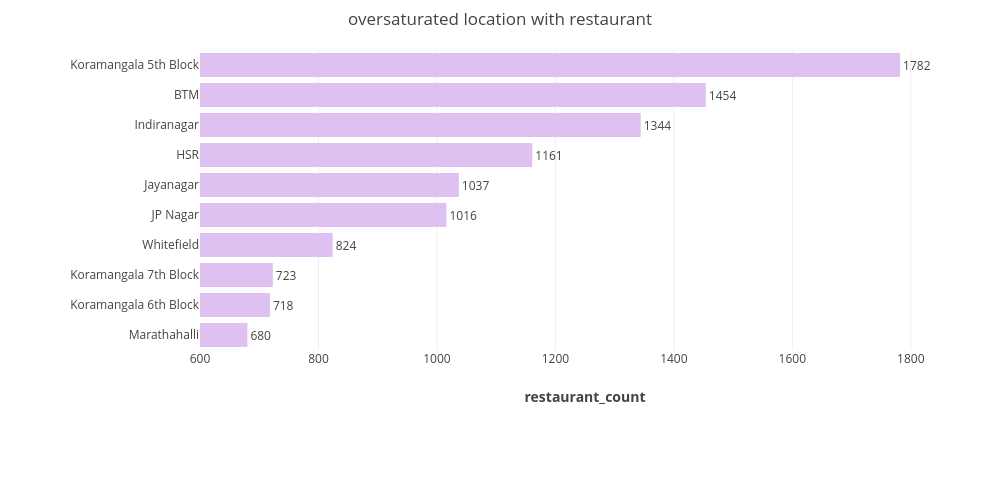

Notebook source saved alongside this figure:
### Code cell
fig2 = px.bar(
    q2,
    x="restaurant_count",
    y="location",
    orientation="h",
    text="restaurant_count",
    title="oversaturated location with restaurant",
    color_discrete_sequence=["#dec0f1"]
)
fig2.update_traces(textposition="outside")

fig2.update_layout(
    height=500,
    width=1000,
    margin=dict(l=200, r=30, t=50, b=150),
    
    xaxis=dict(range=[600,1900]),
    #yaxis=dict(range=[600,2000]),
    yaxis=dict(autorange="reversed"),
   # xaxis=dict(tickangle=-90),
    yaxis_title="",
    xaxis_title="<b>restaurant_count</b>"
)

### Figure 1 — Plotly figure (JSON) as saved in the notebook; plotly's stock layout.template omitted (floating-point values rounded to 4 significant figures)
{"data": [{"hovertemplate": "restaurant_count=%{text}<br>location=%{y}<extra></extra>", "legendgroup": "", "marker": {"color": "#dec0f1", "pattern": {"shape": ""}}, "name": "", "orientation": "h", "showlegend": false, "text": [1782.0, 1454.0, 1344.0, 1161.0, 1037.0, 1016.0, 824.0, 723.0, 718.0, 680.0], "textposition": "outside", "type": "bar", "x": [1782, 1454, 1344, 1161, 1037, 1016, 824, 723, 718, 680], "xaxis": "x", "y": ["Koramangala 5th Block", "BTM", "Indiranagar", "HSR", "Jayanagar", "JP Nagar", "Whitefield", "Koramangala 7th Block", "Koramangala 6th Block", "Marathahalli"], "yaxis": "y"}], "layout": {"barmode": "relative", "height": 500, "legend": {"tracegroupgap": 0}, "margin": {"b": 150, "l": 200, "r": 30, "t": 50}, "title": {"text": "oversaturated location with restaurant"}, "width": 1000, "xaxis": {"anchor": "y", "domain": [0, 1], "range": [600, 1900], "title": {"text": "<b>restaurant_count</b>"}}, "yaxis": {"anchor": "x", "autorange": "reversed", "domain": [0, 1], "title": {"text": ""}}}}
